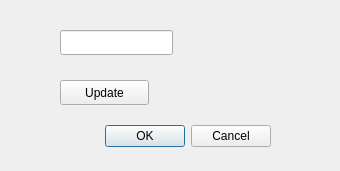
<?xml version="1.0" encoding="UTF-8"?>
<ui version="4.0">
 <class>Dialog_2_Window</class>
 <widget class="QDialog" name="Dialog_2_Window">
  <property name="geometry">
   <rect>
    <x>0</x>
    <y>0</y>
    <width>340</width>
    <height>171</height>
   </rect>
  </property>
  <property name="windowTitle">
   <string>Dialog</string>
  </property>
  <widget class="QDialogButtonBox" name="buttonBox">
   <property name="geometry">
    <rect>
     <x>-70</x>
     <y>120</y>
     <width>341</width>
     <height>32</height>
    </rect>
   </property>
   <property name="orientation">
    <enum>Qt::Horizontal</enum>
   </property>
   <property name="standardButtons">
    <set>QDialogButtonBox::Cancel|QDialogButtonBox::Ok</set>
   </property>
  </widget>
  <widget class="QLineEdit" name="dialog_2_text_field">
   <property name="geometry">
    <rect>
     <x>60</x>
     <y>30</y>
     <width>113</width>
     <height>25</height>
    </rect>
   </property>
  </widget>
  <widget class="QPushButton" name="dialog_2_update_button">
   <property name="geometry">
    <rect>
     <x>60</x>
     <y>80</y>
     <width>89</width>
     <height>25</height>
    </rect>
   </property>
   <property name="text">
    <string>Update</string>
   </property>
  </widget>
 </widget>
 <resources/>
 <connections>
  <connection>
   <sender>buttonBox</sender>
   <signal>accepted()</signal>
   <receiver>Dialog_2_Window</receiver>
   <slot>accept()</slot>
   <hints>
    <hint type="sourcelabel">
     <x>248</x>
     <y>254</y>
    </hint>
    <hint type="destinationlabel">
     <x>157</x>
     <y>274</y>
    </hint>
   </hints>
  </connection>
  <connection>
   <sender>buttonBox</sender>
   <signal>rejected()</signal>
   <receiver>Dialog_2_Window</receiver>
   <slot>reject()</slot>
   <hints>
    <hint type="sourcelabel">
     <x>316</x>
     <y>260</y>
    </hint>
    <hint type="destinationlabel">
     <x>286</x>
     <y>274</y>
    </hint>
   </hints>
  </connection>
 </connections>
</ui>
